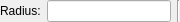
<ui version="4.0" >
 <author></author>
 <comment></comment>
 <exportmacro></exportmacro>
 <class>QG_CircleOptions</class>
 <widget class="QWidget" name="QG_CircleOptions" >
  <property name="geometry" >
   <rect>
    <x>0</x>
    <y>0</y>
    <width>180</width>
    <height>22</height>
   </rect>
  </property>
  <property name="sizePolicy" >
   <sizepolicy>
    <hsizetype>4</hsizetype>
    <vsizetype>5</vsizetype>
    <horstretch>0</horstretch>
    <verstretch>0</verstretch>
   </sizepolicy>
  </property>
  <property name="minimumSize" >
   <size>
    <width>160</width>
    <height>22</height>
   </size>
  </property>
  <property name="maximumSize" >
   <size>
    <width>180</width>
    <height>22</height>
   </size>
  </property>
  <layout class="QHBoxLayout" >
   <property name="margin" >
    <number>0</number>
   </property>
   <property name="spacing" >
    <number>6</number>
   </property>
   <item>
    <widget class="QLabel" name="lRadius" >
     <property name="sizePolicy" >
      <sizepolicy>
       <hsizetype>1</hsizetype>
       <vsizetype>5</vsizetype>
       <horstretch>0</horstretch>
       <verstretch>0</verstretch>
      </sizepolicy>
     </property>
     <property name="text" >
      <string>Radius:</string>
     </property>
    </widget>
   </item>
   <item>
    <widget class="QLineEdit" name="leRadius" >
     <property name="toolTip" >
      <string>Radius of circle</string>
     </property>
    </widget>
   </item>
   <item>
    <widget class="Line" name="sep1" >
     <property name="sizePolicy" >
      <sizepolicy>
       <hsizetype>0</hsizetype>
       <vsizetype>1</vsizetype>
       <horstretch>0</horstretch>
       <verstretch>0</verstretch>
      </sizepolicy>
     </property>
     <property name="frameShape" >
      <enum>QFrame::VLine</enum>
     </property>
     <property name="frameShadow" >
      <enum>QFrame::Sunken</enum>
     </property>
     <property name="orientation" >
      <enum>Qt::Vertical</enum>
     </property>
    </widget>
   </item>
  </layout>
 </widget>
 <pixmapfunction></pixmapfunction>
 <resources/>
 <connections/>
</ui>
